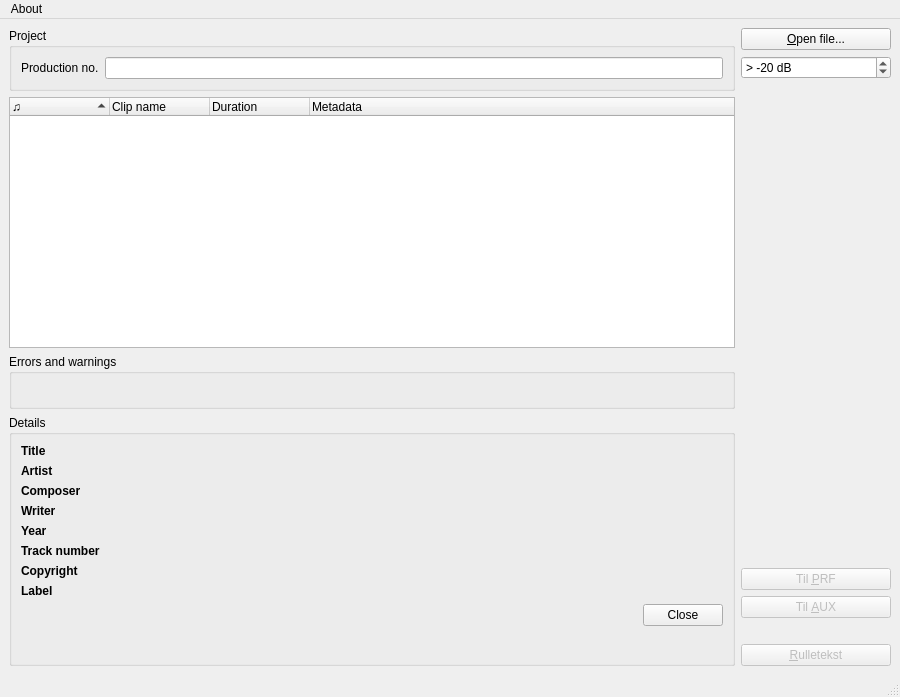
<?xml version="1.0" encoding="UTF-8"?>
<ui version="4.0">
 <author>Håvard Gulldahl</author>
 <class>MainWindow</class>
 <widget class="QMainWindow" name="MainWindow">
  <property name="geometry">
   <rect>
    <x>0</x>
    <y>0</y>
    <width>900</width>
    <height>697</height>
   </rect>
  </property>
  <property name="acceptDrops">
   <bool>true</bool>
  </property>
  <property name="windowTitle">
   <string>♫ ♪ Odometer</string>
  </property>
  <property name="windowIcon">
   <iconset resource="odometer.qrc">
    <normaloff>:/gfx/note</normaloff>:/gfx/note</iconset>
  </property>
  <widget class="QWidget" name="centralwidget">
   <layout class="QGridLayout" name="gridLayout">
    <item row="0" column="0">
     <layout class="QVBoxLayout" name="verticalLayout_2">
      <item>
       <widget class="QGroupBox" name="groupBox">
        <property name="title">
         <string>Project</string>
        </property>
        <layout class="QFormLayout" name="formLayout_2">
         <item row="0" column="0">
          <widget class="QLabel" name="label_8">
           <property name="text">
            <string>Production no.</string>
           </property>
          </widget>
         </item>
         <item row="0" column="1">
          <widget class="QLineEdit" name="prodno"/>
         </item>
        </layout>
       </widget>
      </item>
      <item>
       <widget class="QTreeWidget" name="clips">
        <property name="acceptDrops">
         <bool>true</bool>
        </property>
        <property name="statusTip">
         <string>Drop a Final Cut Pro sequence (XML export) anywhere to load it.</string>
        </property>
        <property name="tabKeyNavigation">
         <bool>true</bool>
        </property>
        <property name="dragDropMode">
         <enum>QAbstractItemView::DropOnly</enum>
        </property>
        <property name="defaultDropAction">
         <enum>Qt::CopyAction</enum>
        </property>
        <property name="alternatingRowColors">
         <bool>true</bool>
        </property>
        <property name="uniformRowHeights">
         <bool>true</bool>
        </property>
        <property name="sortingEnabled">
         <bool>true</bool>
        </property>
        <property name="allColumnsShowFocus">
         <bool>false</bool>
        </property>
        <property name="expandsOnDoubleClick">
         <bool>false</bool>
        </property>
        <column>
         <property name="text">
          <string>♫</string>
         </property>
        </column>
        <column>
         <property name="text">
          <string>Clip name</string>
         </property>
        </column>
        <column>
         <property name="text">
          <string>Duration</string>
         </property>
        </column>
        <column>
         <property name="text">
          <string>Metadata</string>
         </property>
        </column>
       </widget>
      </item>
      <item>
       <widget class="QGroupBox" name="errors">
        <property name="title">
         <string>Errors and warnings</string>
        </property>
        <layout class="QGridLayout" name="gridLayout_2">
         <item row="0" column="0">
          <widget class="QLabel" name="errorText">
           <property name="text">
            <string/>
           </property>
          </widget>
         </item>
        </layout>
       </widget>
      </item>
      <item>
       <widget class="QGroupBox" name="detailsBox">
        <property name="sizePolicy">
         <sizepolicy hsizetype="Preferred" vsizetype="MinimumExpanding">
          <horstretch>0</horstretch>
          <verstretch>0</verstretch>
         </sizepolicy>
        </property>
        <property name="title">
         <string>Details</string>
        </property>
        <layout class="QFormLayout" name="formLayout">
         <property name="fieldGrowthPolicy">
          <enum>QFormLayout::AllNonFixedFieldsGrow</enum>
         </property>
         <item row="2" column="0">
          <widget class="QLabel" name="label">
           <property name="text">
            <string>&lt;b&gt;Title&lt;/b&gt;</string>
           </property>
          </widget>
         </item>
         <item row="3" column="0">
          <widget class="QLabel" name="label_7">
           <property name="text">
            <string>&lt;b&gt;Artist&lt;/b&gt;</string>
           </property>
          </widget>
         </item>
         <item row="7" column="0">
          <widget class="QLabel" name="label_2">
           <property name="text">
            <string>&lt;b&gt;Year&lt;/b&gt;</string>
           </property>
          </widget>
         </item>
         <item row="8" column="0">
          <widget class="QLabel" name="label_5">
           <property name="text">
            <string>&lt;b&gt;Track number&lt;/b&gt;</string>
           </property>
          </widget>
         </item>
         <item row="9" column="0">
          <widget class="QLabel" name="label_4">
           <property name="text">
            <string>&lt;b&gt;Copyright&lt;/b&gt;</string>
           </property>
          </widget>
         </item>
         <item row="12" column="1">
          <widget class="QDialogButtonBox" name="buttonBox">
           <property name="statusTip">
            <string>Close the Details box</string>
           </property>
           <property name="standardButtons">
            <set>QDialogButtonBox::Close</set>
           </property>
          </widget>
         </item>
         <item row="4" column="0">
          <widget class="QLabel" name="label_6">
           <property name="text">
            <string>&lt;b&gt;Composer&lt;/b&gt;</string>
           </property>
          </widget>
         </item>
         <item row="10" column="0">
          <widget class="QLabel" name="label_3">
           <property name="text">
            <string>&lt;b&gt;Label&lt;/b&gt;</string>
           </property>
          </widget>
         </item>
         <item row="5" column="0">
          <widget class="QLabel" name="label_9">
           <property name="text">
            <string>&lt;b&gt;Writer&lt;/b&gt;</string>
           </property>
          </widget>
         </item>
         <item row="2" column="1">
          <widget class="QLabel" name="clipTitle">
           <property name="text">
            <string/>
           </property>
          </widget>
         </item>
         <item row="3" column="1">
          <widget class="QLabel" name="clipArtist">
           <property name="text">
            <string/>
           </property>
          </widget>
         </item>
         <item row="4" column="1">
          <widget class="QLabel" name="clipComposer">
           <property name="text">
            <string/>
           </property>
          </widget>
         </item>
         <item row="5" column="1">
          <widget class="QLabel" name="clipWriter">
           <property name="text">
            <string/>
           </property>
          </widget>
         </item>
         <item row="7" column="1">
          <widget class="QLabel" name="clipYear">
           <property name="text">
            <string/>
           </property>
          </widget>
         </item>
         <item row="8" column="1">
          <widget class="QLabel" name="clipTracknumber">
           <property name="text">
            <string/>
           </property>
          </widget>
         </item>
         <item row="9" column="1">
          <widget class="QLabel" name="clipCopyright">
           <property name="text">
            <string/>
           </property>
          </widget>
         </item>
         <item row="10" column="1">
          <widget class="QLabel" name="clipLabel">
           <property name="text">
            <string/>
           </property>
          </widget>
         </item>
        </layout>
       </widget>
      </item>
     </layout>
    </item>
    <item row="0" column="1">
     <layout class="QVBoxLayout" name="verticalLayout">
      <item>
       <widget class="QPushButton" name="loadFileButton">
        <property name="statusTip">
         <string>Locate a Final Cut Pro sequence (XML export) and load it.</string>
        </property>
        <property name="text">
         <string>&amp;Open file...</string>
        </property>
       </widget>
      </item>
      <item>
       <widget class="QSpinBox" name="volumeThreshold">
        <property name="toolTip">
         <string>Select a threshold in dB</string>
        </property>
        <property name="statusTip">
         <string>All audio below this value is left out when the total duration of each clip is computed.</string>
        </property>
        <property name="suffix">
         <string> dB</string>
        </property>
        <property name="prefix">
         <string>&gt; </string>
        </property>
        <property name="minimum">
         <number>-60</number>
        </property>
        <property name="maximum">
         <number>9</number>
        </property>
        <property name="value">
         <number>-20</number>
        </property>
       </widget>
      </item>
      <item>
       <widget class="QLabel" name="metadata">
        <property name="sizePolicy">
         <sizepolicy hsizetype="Minimum" vsizetype="Preferred">
          <horstretch>0</horstretch>
          <verstretch>0</verstretch>
         </sizepolicy>
        </property>
        <property name="minimumSize">
         <size>
          <width>100</width>
          <height>0</height>
         </size>
        </property>
        <property name="text">
         <string/>
        </property>
        <property name="textFormat">
         <enum>Qt::RichText</enum>
        </property>
        <property name="wordWrap">
         <bool>true</bool>
        </property>
       </widget>
      </item>
      <item>
       <spacer name="verticalSpacer">
        <property name="orientation">
         <enum>Qt::Vertical</enum>
        </property>
        <property name="sizeHint" stdset="0">
         <size>
          <width>20</width>
          <height>40</height>
         </size>
        </property>
       </spacer>
      </item>
      <item>
       <widget class="QPushButton" name="DMAButton">
        <property name="enabled">
         <bool>false</bool>
        </property>
        <property name="text">
         <string>Til &amp;PRF</string>
        </property>
       </widget>
      </item>
      <item>
       <widget class="QPushButton" name="AUXButton">
        <property name="enabled">
         <bool>false</bool>
        </property>
        <property name="text">
         <string>Til &amp;AUX</string>
        </property>
       </widget>
      </item>
      <item>
       <spacer name="horizontalSpacer">
        <property name="orientation">
         <enum>Qt::Horizontal</enum>
        </property>
        <property name="sizeType">
         <enum>QSizePolicy::Maximum</enum>
        </property>
        <property name="sizeHint" stdset="0">
         <size>
          <width>150</width>
          <height>20</height>
         </size>
        </property>
       </spacer>
      </item>
      <item>
       <widget class="QPushButton" name="creditsButton">
        <property name="enabled">
         <bool>false</bool>
        </property>
        <property name="text">
         <string>&amp;Rulletekst</string>
        </property>
       </widget>
      </item>
     </layout>
    </item>
   </layout>
  </widget>
  <widget class="QMenuBar" name="menubar">
   <property name="geometry">
    <rect>
     <x>0</x>
     <y>0</y>
     <width>900</width>
     <height>22</height>
    </rect>
   </property>
   <widget class="QMenu" name="menu_About">
    <property name="title">
     <string>About</string>
    </property>
    <addaction name="actionAbout_Odometer"/>
    <addaction name="actionAbout_Qt"/>
   </widget>
   <addaction name="menu_About"/>
  </widget>
  <widget class="QStatusBar" name="statusbar"/>
  <action name="actionAbout_Odometer">
   <property name="text">
    <string>About ♫ ♪ Odometer</string>
   </property>
  </action>
  <action name="actionAbout_Qt">
   <property name="text">
    <string>About Qt</string>
   </property>
  </action>
  <action name="actionAbout_Echonest">
   <property name="text">
    <string>About Echo Nest</string>
   </property>
  </action>
  <action name="actionConfig">
   <property name="text">
    <string>Setup...</string>
   </property>
  </action>
 </widget>
 <resources>
  <include location="odometer.qrc"/>
 </resources>
 <connections/>
</ui>
